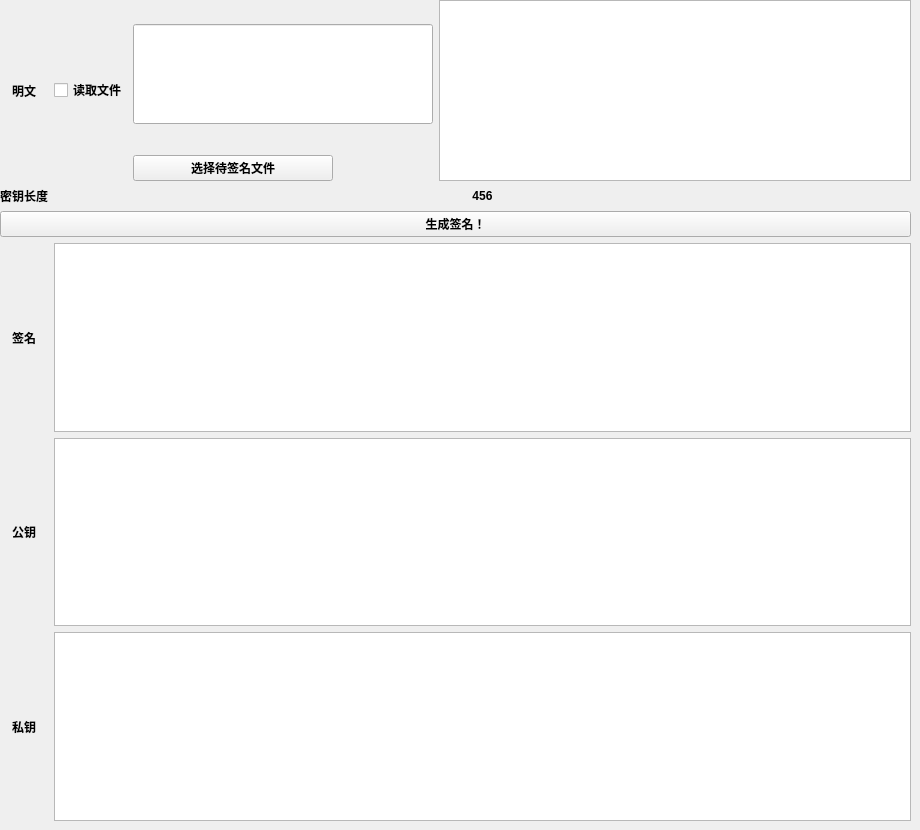
      <widget class="QWidget" name="page_26">
       <widget class="QWidget" name="gridLayoutWidget_15">
        <property name="geometry">
         <rect>
          <x>0</x>
          <y>0</y>
          <width>911</width>
          <height>821</height>
         </rect>
        </property>
        <property name="font">
         <font>
          <weight>75</weight>
          <bold>true</bold>
         </font>
        </property>
        <layout class="QGridLayout" name="gridLayout_15">
         <item row="7" column="1" colspan="3">
          <widget class="QTextEdit" name="textEdit_24"/>
         </item>
         <item row="0" column="3" rowspan="3">
          <widget class="QPlainTextEdit" name="plainTextEdit_26">
           <property name="maximumSize">
            <size>
             <width>16777215</width>
             <height>300</height>
            </size>
           </property>
           <property name="font">
            <font>
             <weight>75</weight>
             <bold>true</bold>
            </font>
           </property>
          </widget>
         </item>
         <item row="0" column="0" rowspan="3">
          <widget class="QLabel" name="label_72">
           <property name="font">
            <font>
             <weight>75</weight>
             <bold>true</bold>
            </font>
           </property>
           <property name="text">
            <string>明文</string>
           </property>
           <property name="alignment">
            <set>Qt::AlignCenter</set>
           </property>
          </widget>
         </item>
         <item row="5" column="0" colspan="4">
          <widget class="QPushButton" name="pushButton_58">
           <property name="font">
            <font>
             <weight>75</weight>
             <bold>true</bold>
            </font>
           </property>
           <property name="text">
            <string>生成签名！</string>
           </property>
          </widget>
         </item>
         <item row="6" column="1" colspan="3">
          <widget class="QTextEdit" name="textEdit_23">
           <property name="font">
            <font>
             <weight>75</weight>
             <bold>true</bold>
            </font>
           </property>
          </widget>
         </item>
         <item row="0" column="1" rowspan="3">
          <widget class="QCheckBox" name="checkBox_21">
           <property name="font">
            <font>
             <weight>75</weight>
             <bold>true</bold>
            </font>
           </property>
           <property name="text">
            <string>读取文件</string>
           </property>
          </widget>
         </item>
         <item row="4" column="0">
          <widget class="QLabel" name="label_74">
           <property name="maximumSize">
            <size>
             <width>300</width>
             <height>16777215</height>
            </size>
           </property>
           <property name="font">
            <font>
             <weight>75</weight>
             <bold>true</bold>
            </font>
           </property>
           <property name="text">
            <string>密钥长度</string>
           </property>
           <property name="alignment">
            <set>Qt::AlignCenter</set>
           </property>
          </widget>
         </item>
         <item row="0" column="2" rowspan="2">
          <widget class="QLineEdit" name="lineEdit_17">
           <property name="maximumSize">
            <size>
             <width>300</width>
             <height>100</height>
            </size>
           </property>
           <property name="font">
            <font>
             <weight>75</weight>
             <bold>true</bold>
            </font>
           </property>
          </widget>
         </item>
         <item row="7" column="0">
          <widget class="QLabel" name="label_73">
           <property name="text">
            <string>公钥</string>
           </property>
           <property name="alignment">
            <set>Qt::AlignCenter</set>
           </property>
          </widget>
         </item>
         <item row="2" column="2">
          <widget class="QPushButton" name="pushButton_57">
           <property name="maximumSize">
            <size>
             <width>200</width>
             <height>30</height>
            </size>
           </property>
           <property name="font">
            <font>
             <weight>75</weight>
             <bold>true</bold>
            </font>
           </property>
           <property name="layoutDirection">
            <enum>Qt::LeftToRight</enum>
           </property>
           <property name="text">
            <string>选择待签名文件</string>
           </property>
           <property name="checkable">
            <bool>false</bool>
           </property>
          </widget>
         </item>
         <item row="6" column="0">
          <widget class="QLabel" name="label_76">
           <property name="font">
            <font>
             <weight>75</weight>
             <bold>true</bold>
            </font>
           </property>
           <property name="text">
            <string>签名</string>
           </property>
           <property name="alignment">
            <set>Qt::AlignCenter</set>
           </property>
          </widget>
         </item>
         <item row="4" column="1" colspan="3">
          <widget class="QLabel" name="label_75">
           <property name="maximumSize">
            <size>
             <width>16777215</width>
             <height>70</height>
            </size>
           </property>
           <property name="font">
            <font>
             <weight>75</weight>
             <bold>true</bold>
            </font>
           </property>
           <property name="text">
            <string>456</string>
           </property>
           <property name="alignment">
            <set>Qt::AlignCenter</set>
           </property>
          </widget>
         </item>
         <item row="8" column="1" colspan="3">
          <widget class="QTextEdit" name="textEdit_25"/>
         </item>
         <item row="8" column="0">
          <widget class="QLabel" name="label_77">
           <property name="text">
            <string>私钥</string>
           </property>
           <property name="alignment">
            <set>Qt::AlignCenter</set>
           </property>
          </widget>
         </item>
        </layout>
       </widget>
      </widget>
